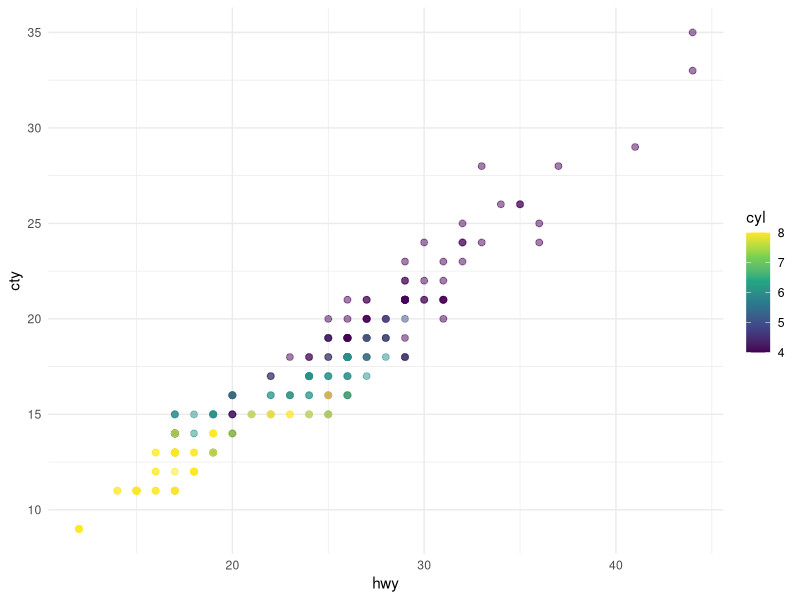
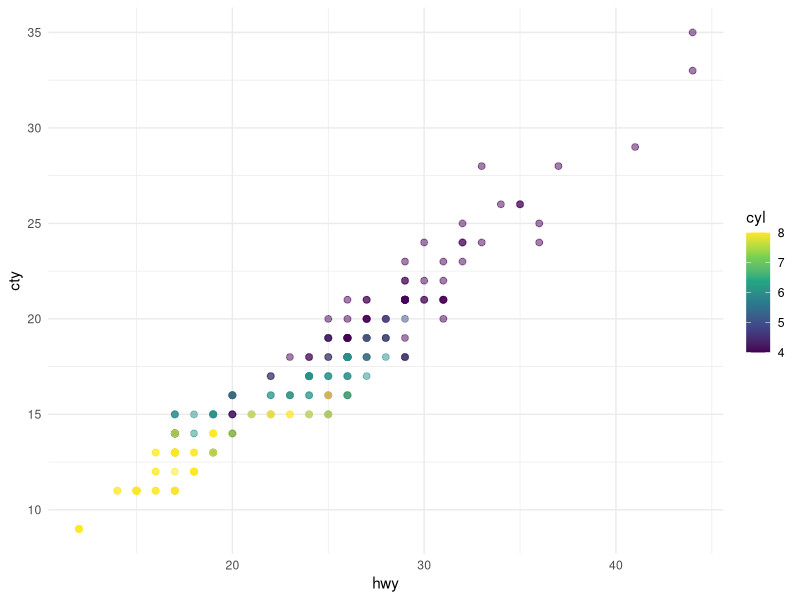
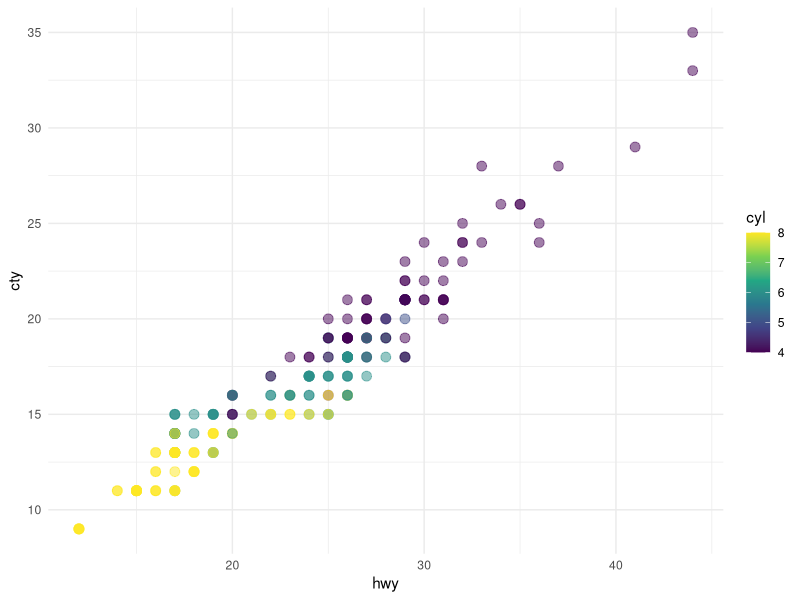
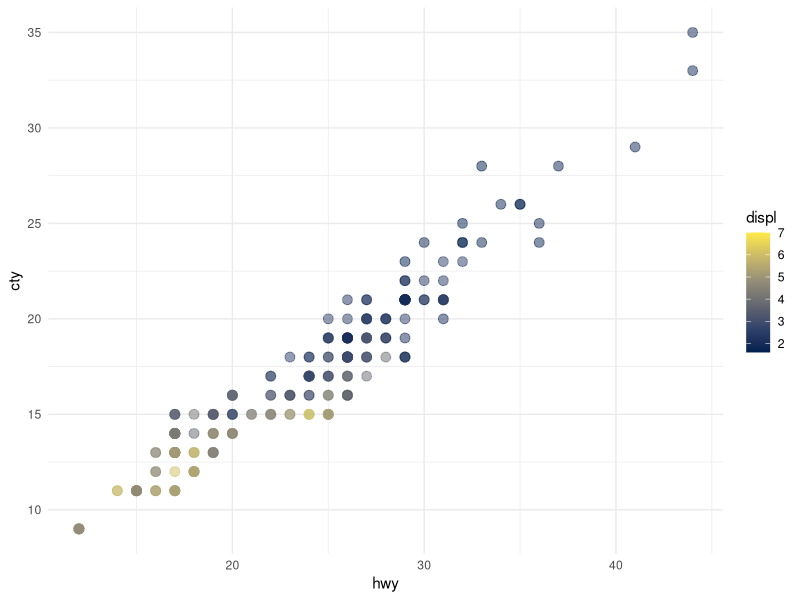

The R script that drew these images, in order:
## ---- chunk 1
#| label: with-code
#| echo: true

library(ggplot2)

ggplot(mpg, aes(x = hwy, y = cty, color = cyl)) +
  geom_point(alpha = 0.5, size = 2) +
  scale_color_viridis_c() +
  theme_minimal()
## ---- chunk 2
#| label: without-code
#| echo: false

ggplot(mpg, aes(x = hwy, y = cty, color = cyl)) +
  geom_point(alpha = 0.5, size = 2) +
  scale_color_viridis_c() +
  theme_minimal()
## ---- chunk 3
#| label: fig-scatterplot
#| fig-cap: "City and highway mileage for 38 popular models of cars."
#| fig-alt: "The plots in @fig-mpg show the relationship between city and highway mileage for 38 popular models of cars. In @fig-mpg-1 the points are colored by the number of cylinders while in @fig-mpg-2 the points are colored by engine displacement."
#| fig-subcap:
#|   - "Color by number of cylinders"
#|   - "Color by engine displacement, in liters"
#| layout-ncol: 2
#| fig-height: 5
#| echo: false

library(ggplot2)

ggplot(mpg, aes(x = hwy, y = cty, color = cyl)) +
  geom_point(alpha = 0.5, size = 3) +
  scale_color_viridis_c() +
  theme_minimal()

ggplot(mpg, aes(x = hwy, y = cty, color = displ)) +
  geom_point(alpha = 0.5, size = 3) +
  scale_color_viridis_c(option = "E") +
  theme_minimal()
